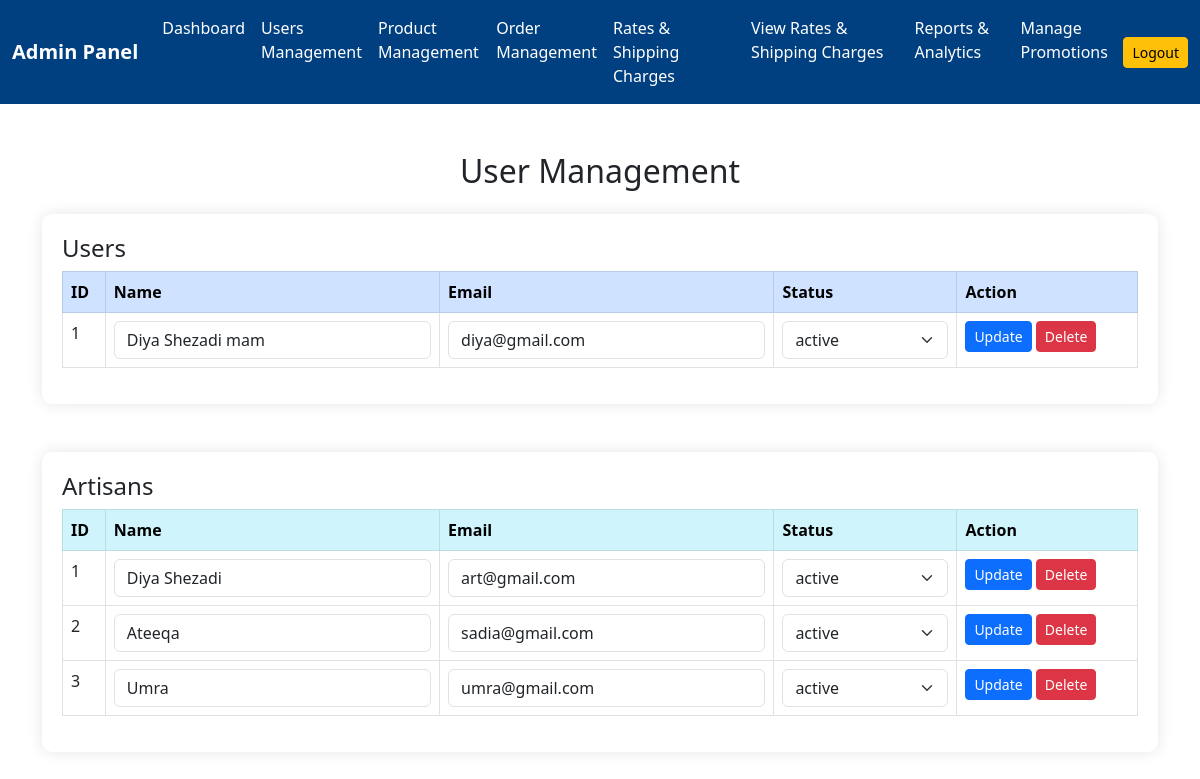
The app's page /manage_users.php (signed in) with its own data.
### tables this page shows
CREATE TABLE `users` (
  `id` int(11) NOT NULL,
  `name` varchar(100) DEFAULT NULL,
  `email` varchar(100) DEFAULT NULL,
  `password` varchar(255) DEFAULT NULL,
  `address` text DEFAULT NULL,
  `contact` varchar(20) DEFAULT NULL,
  `created_at` timestamp NOT NULL DEFAULT current_timestamp(),
  `status` enum('active','suspended','banned') DEFAULT 'active'
);

CREATE TABLE `artisan` (
  `id` int(11) NOT NULL,
  `name` varchar(100) DEFAULT NULL,
  `email` varchar(100) DEFAULT NULL,
  `password` varchar(255) DEFAULT NULL,
  `contact` varchar(20) DEFAULT NULL,
  `skills` text DEFAULT NULL,
  `bio` text DEFAULT NULL,
  `created_at` timestamp NOT NULL DEFAULT current_timestamp(),
  `status` enum('active','suspended','banned') DEFAULT 'active'
);

### manage_users.php (the view, shortened to what this page needs)
<?php
$conn = new mysqli("localhost", "root", "", "handmadecrafts");
?>
<!DOCTYPE html>
<html>
<head>
  <link href="https://cdn.jsdelivr.net/npm/bootstrap@5.3.0/dist/css/bootstrap.min.css" rel="stylesheet">
</head>
<body>
<?php include('includes/navbar_admin.php'); ?>
<div class="container mt-5">
  <h2>User Management</h2>
  <div class="table-box mt-4">
    <h4>Users</h4>
    <table class="table table-bordered">
      <thead class="table-primary">
        <tr>
          <th>ID</th><th>Name</th><th>Email</th><th>Status</th><th>Action</th>
        </tr>
      </thead>
      <tbody>
      <?php
        $result = $conn->query("SELECT * FROM users");
        while ($row = $result->fetch_assoc()) {
      ?>
        <tr>
          <form method="post" class="form-inline">
            <td><?= $row['id'] ?><input type="hidden" name="id" value="<?= $row['id'] ?>"><input type="hidden" name="table" value="users"></td>
            <td><input type="text" name="name" value="<?= $row['name'] ?>" class="form-control"></td>
            <td><input type="email" name="email" value="<?= $row['email'] ?>" class="form-control"></td>
            <td>
              <select name="status" class="form-select">
                <option value="active" <?= $row['status'] == 'active' ? 'selected' : '' ?>>active</option>
              </select>
            </td>
            <td>
              <button type="submit" name="update_user" class="btn btn-sm btn-primary">Update</button>
              <a href="?delete=<?= $row['id'] ?>&type=user" class="btn btn-sm btn-danger" onclick="return confirm('Delete this user?')">Delete</a>
            </td>
          </form>
        </tr>
      <?php } ?>
      </tbody>
    </table>
  </div>
  <div class="table-box mt-5">
    <h4>Artisans</h4>
    <table class="table table-bordered">
      <thead class="table-info">
        <tr>
          <th>ID</th><th>Name</th><th>Email</th><th>Status</th><th>Action</th>
        </tr>
      </thead>
      <tbody>
      <?php
        $result = $conn->query("SELECT * FROM artisan");
        while ($row = $result->fetch_assoc()) {
      ?>
        <tr>
          <form method="post" class="form-inline">
            <td><?= $row['id'] ?><input type="hidden" name="id" value="<?= $row['id'] ?>"><input type="hidden" name="table" value="artisan"></td>
            <td><input type="text" name="name" value="<?= $row['name'] ?>" class="form-control"></td>
            <td><input type="email" name="email" value="<?= $row['email'] ?>" class="form-control"></td>
            <td>
              <select name="status" class="form-select">
                <option value="active" <?= $row['status'] == 'active' ? 'selected' : '' ?>>active</option>
              </select>
            </td>
            <td>
              <button type="submit" name="update_user" class="btn btn-sm btn-primary">Update</button>
              <a href="?delete=<?= $row['id'] ?>&type=artisan" class="btn btn-sm btn-danger" onclick="return confirm('Delete this artisan?')">Delete</a>
            </td>
          </form>
        </tr>
      <?php } ?>
      </tbody>
    </table>
  </div>
</div>
</body>
</html>

### manage_users.php (style rules this page uses)
body { background-color: #f0f8ff; }
h2 { color: #004080; text-align: center; margin: 30px 0; }
.table-box { background: white; padding: 20px; border-radius: 10px; box-shadow: 0 0 15px rgba(0,0,0,0.1); }
.form-inline { display: flex; flex-wrap: wrap; gap: 10px; }

### records on screen
users: id "1", name "Diya Shezadi mam", email "diya@gmail.com", status "active"
artisan: id "1", name "Diya Shezadi", email "art@gmail.com", status "active"
artisan: id "2", name "Ateeqa", email "sadia@gmail.com", status "active"
artisan: id "3", name "Umra", email "umra@gmail.com", status "active"
